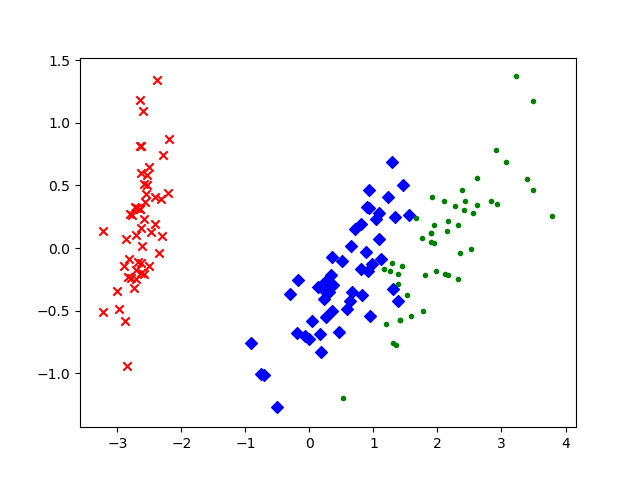

Python code for this plot:
"""
@author: Hanley-Yang

pca_sklearn
"""
import matplotlib.pyplot as plt
import sklearn.decomposition as dp
from sklearn.datasets.base import load_iris

x, y = load_iris(return_X_y=True)
pca = dp.PCA(n_components=2)
reduced_x = pca.fit_transform(x) #对原始数据降维

red_x, red_y = [], []
blue_x, blue_y = [], []
green_x,green_y=[],[]

for i in range(len(reduced_x)): #按鸢尾花的类别将降维后的数据点保存在不同的表中
    if y[i] == 0:
        red_x.append(reduced_x[i][0])
        red_y.append(reduced_x[i][1])
    elif y[i]==1:
        blue_x.append(reduced_x[i][0])
        blue_y.append(reduced_x[i][1])
    else:
        green_x.append(reduced_x[i][0])
        green_y.append(reduced_x[i][1])
plt.scatter(red_x,red_y,c='r',marker='x')
plt.scatter(blue_x,blue_y,c='b',marker='D')
plt.scatter(green_x,green_y,c='g',marker='.')
plt.show()
